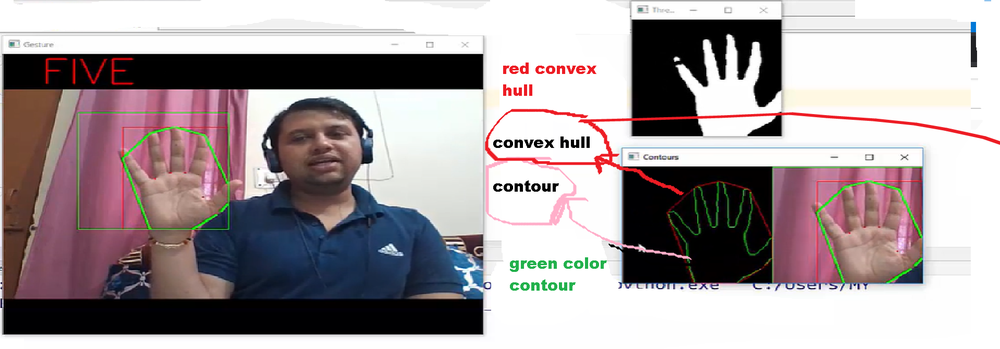
#> input picture gesture_recognition/explanation with the pic.png, 1000 x 349 px, shrunk from 1918 x 670 before the run, given in place of the camera
$ python finger_recogn_project.py
#> lines starting #> are read from the running program, lines starting #| are printed output that depends on the picture; after the words box and inside, x2 and y2 are one past the last pixel; in counts of white or black regions, pixels touching at a corner belong together
import cv2
import numpy as np
import math

# Open Camera
capture = cv2.VideoCapture(0)

while capture.isOpened():

    # Capture frames from the camera
    ret, frame = capture.read()
#> frame is the input picture: shape (349, 1000, 3); mean B, G, R 157.4, 154.9, 164.4

    # Get hand data from the rectangle sub window
    #(100,100)--> X -coordinate ; (300,300)--> Y- coordinate ; (0,255,0)-> colour ; 0->thickness
    cv2.rectangle(frame, (100, 100), (300, 300), (0, 255, 0), 0)
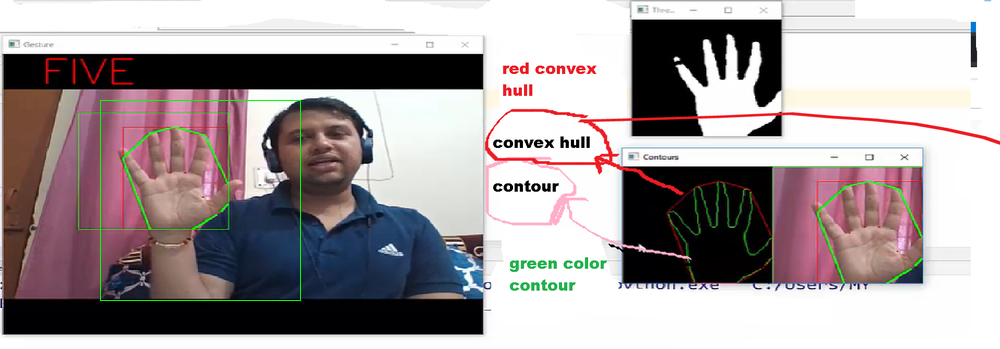
#> frame: shape (349, 1000, 3); 0.23% of pixels changed, all inside (x1, y1, x2, y2) = (100, 100, 301, 301)
    crop_image = frame[100:300, 100:300]
# $$$$$$$$$$$$$$$$$$$$$$$$$$$$$$ upar ke code se hmne croped kr lya image ko $$$$$$$$$$$$$$$$$$
    # Apply Gaussian blur
    # filter out kr rhe h

    blur = cv2.GaussianBlur(crop_image, (3, 3), 0)

    # Change color-space from BGR -> HSV
    hsv = cv2.cvtColor(blur, cv2.COLOR_BGR2HSV)
#> hsv: shape (200, 200, 3); mean H, S, V 96.8, 100.8, 134.4

    # Create a binary image with where white will be skin colors and rest is black
    mask2 = cv2.inRange(hsv, np.array([2, 0, 0]), np.array([20, 255, 255]))
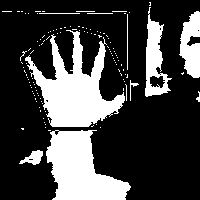
#> mask2: shape (200, 200); 26.6% white; 122 white regions (112 under 20 px), largest, box (x1, y1, x2, y2) and area: (25, 30, 125, 127) 4314, (46, 130, 131, 200) 3615, (145, 7, 172, 97) 1103
## dilation--> add ; aur EROSION--> REMOVE use krnge ki jo kch extra add ho gya h ya kch remove OR LOSS  ho gya h usko solve krne ke liye use krnge
    # Kernel for morphological transformation-_(1) DILATION (2) EROSION
    kernel = np.ones((5, 5))

    # Apply morphological transformations to filter out the background noise
    dilation = cv2.dilate(mask2, kernel, iterations=1)
#> dilation: shape (200, 200); 40.9% white; 7 white regions, largest, box (x1, y1, x2, y2) and area: (17, 9, 141, 200) 12962, (143, 0, 174, 99) 1815, (177, 9, 200, 80) 1298
    erosion = cv2.erode(dilation, kernel, iterations=1)
#> erosion: shape (200, 200); 30.2% white; 9 white regions (5 under 20 px), largest, box (x1, y1, x2, y2) and area: (19, 11, 139, 200) 9817, (145, 0, 172, 97) 1195, (179, 11, 200, 78) 1004, (196, 91, 200, 102) 27
## kch jo add hui h aur remove hui h unhe bhi toh filter out krnah esiliye hum gussian blur use kr rhe h
    # Apply Gaussian Blur and Threshold
    filtered = cv2.GaussianBlur(erosion, (3, 3), 0)
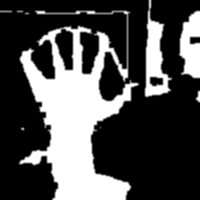
#> filtered: shape (200, 200); min 0, max 255, mean 77
    ret, thresh = cv2.threshold(filtered, 127, 255, 0)
#> thresh: shape (200, 200); 30.1% white; 8 white regions (4 under 20 px)

    # Show threshold image
    cv2.imshow("Thresholded", thresh)

    # Find contours
    #contours, hierarchy = cv2.findContours(thresh, cv2.RETR_TREE, cv2.CHAIN_APPROX_SIMPLE)

    #c%Bontours, hierarchy = cv2.findContours(thresh, cv2.RETR_TREE, cv2.CHAIN_APPROX_SIMPLE)

    contours, hierarchy = cv2.findContours(thresh, cv2.RETR_TREE, cv2.CHAIN_APPROX_SIMPLE)
#> contours = 10 contours, 5 with area under 20; largest, box (x1, y1, x2, y2) and area: (20, 11, 138, 200) 9696, (145, 0, 171, 97) 1178, (179, 11, 200, 78) 913, (54, 28, 74, 71) 574, (149, 76, 164, 87) 120

    try:
        # Find contour with maximum area
        ## area find krne ke lye lambda function ka use kr rhe h kyuki hme area pta nh h chota h ki bda h; aur iski ji values aaengi woh contour mein save hongi
        contour = max(contours, key=lambda x: cv2.contourArea(x))
#> contour = contour of 437 points, box (x1, y1, x2, y2) (20, 11, 138, 200), area 9696

        # Create bounding rectangle around the contour
        x, y, w, h = cv2.boundingRect(contour)
#> x = 20; y = 11; w = 118; h = 189
        cv2.rectangle(crop_image, (x, y), (x + w, y + h), (0, 0, 255), 0)
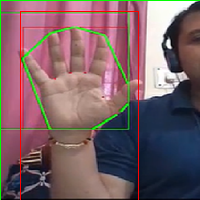
#> crop_image: shape (200, 200, 3); mean B, G, R 102.2, 96.7, 122.4

        # Find convex hull
        hull = cv2.convexHull(contour)
#> hull = contour of 10 points, box (x1, y1, x2, y2) (20, 11, 138, 200), area 20248

        # Draw contour
        # aaek blank image li h black color ki separate window aur uspr  draw kr rhe h
        drawing = np.zeros(crop_image.shape, np.uint8)
        cv2.drawContours(drawing, [contour], -1, (0, 255, 0), 0)
        cv2.drawContours(drawing, [hull], -1, (0, 0, 255), 0)
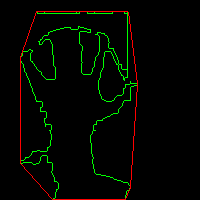
#> drawing: shape (200, 200, 3); mean of channels 0, 1, 2 0, 6.3, 3.4; drawn as B, G, R

        # Find convexity defects
        hull = cv2.convexHull(contour, returnPoints=False)
#> hull = [424, 422, 348, 347, 277, 269, 268, 231, 156, 0]
        defects = cv2.convexityDefects(contour, hull)
#> defects = [[424, 0, 427, 512], [0, 156, 17, 26797], [156, 231, 203, 7936], [231, 268, 245, 6357], [269, 277, 272, 551], [277, 347, 310, 11119], [348, 422, 377, 10098], [422, 424, 423, 114]]

        # Use cosine rule to find angle of the far point from the start and end point i.e. the convex points (the finger
        # tips) for all defects
    # yhi count defect hume btaega ki kitni fingers h hmari screeen pr
        count_defects = 0

        for i in range(defects.shape[0]):
            s, e, f, d = defects[i, 0]
            start = tuple(contour[s][0])
            end = tuple(contour[e][0])
            far = tuple(contour[f][0])

            a = math.sqrt((end[0] - start[0]) ** 2 + (end[1] - start[1]) ** 2)
            b = math.sqrt((far[0] - start[0]) ** 2 + (far[1] - start[1]) ** 2)
            c = math.sqrt((end[0] - far[0]) ** 2 + (end[1] - far[1]) ** 2)
        ###### yh use kr rhe ki agr hum apne angle ko chnge kr rhe h th kis angle mein chnge ho rha usse dekhta h
            # esiliye use kr rhe hum
            angle = (math.acos((b ** 2 + c ** 2 - a ** 2) / (2 * b * c)) * 180) / 3.14

            # if angle > 90 draw a circle at the far point
            if angle <= 90:
                count_defects += 1
                cv2.circle(crop_image, far, 1, [0, 0, 255], -1)
# line ke points ko connect krne ke lye
            cv2.line(crop_image, start, end, [0, 255, 0], 2)
#> this loop made 8 passes
#> (s, e, f, d, start, end, far, a) on passes 1 to 8: (424, 0, 427, 512, (126, 11), (36, 11), (111, 13), 90), (0, 156, 17, 26797, (36, 11), (20, 57), (127, 68), 48.7), (156, 231, 203, 7936, (20, 57), (20, 163), (51, 125), 106), (231, 268, 245, 6357, (20, 163), (52, 199), (47, 156), 48.17), (269, 277, 272, 551, (125, 199), (130, 187), (126, 191), 13), (277, 347, 310, 11119, (130, 187), (137, 84), (90, 135), 103.2), (348, 422, 377, 10098, (137, 83), (128, 12), (98, 89), 71.57), (422, 424, 423, 114, (128, 12), (126, 11), (127, 12), 2.24)
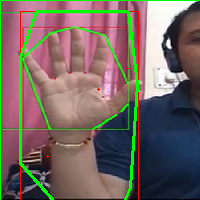
#> crop_image: shape (200, 200, 3); 3.65% of pixels changed, all inside (x1, y1, x2, y2) = (19, 10, 139, 200)
#> after the loop, count_defects = 3
### defects ko count krnge abb hum
        # Print number of fingers
        if count_defects == 0:
            cv2.putText(frame, "ONE", (50, 50), cv2.FONT_HERSHEY_SIMPLEX, 2,(0,0,255),2)
        elif count_defects == 1:
            cv2.putText(frame, "TWO", (50, 50), cv2.FONT_HERSHEY_SIMPLEX, 2,(0,0,255), 2)
        elif count_defects == 2:
            cv2.putText(frame, "THREE", (5, 50), cv2.FONT_HERSHEY_SIMPLEX, 2,(0,0,255), 2)
        elif count_defects == 3:
            cv2.putText(frame, "FOUR", (50, 50), cv2.FONT_HERSHEY_SIMPLEX, 2,(0,0,255), 2)
        elif count_defects == 4:
            cv2.putText(frame, "FIVE", (50, 50), cv2.FONT_HERSHEY_SIMPLEX, 2,(0,0,255), 2)
        else:
            pass
    except:
        pass

    # Show required images
    cv2.imshow("Gesture", frame)
    # hstack-->horizontal stack show krega drawing aur crop_image ko aaek sth merge krke
    all_image = np.hstack((drawing, crop_image))
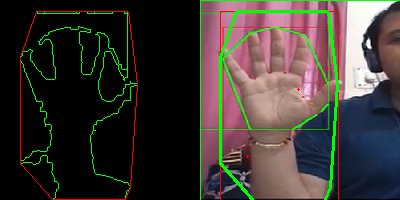
#> all_image: shape (200, 400, 3); mean of channels 0, 1, 2 49.5, 54.7, 60.3; drawn as B, G, R
    cv2.imshow('Contours', all_image)

    # Close the camera if 'q' is pressed
    if cv2.waitKey(1) == ord('q'):
#> (key q is pressed here)
        break

capture.release()
cv2.destroyAllWindows()
